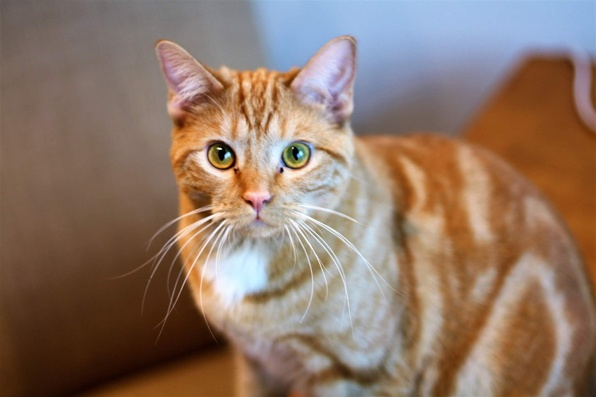
#> input picture Dictionary Learning/Images/cat.JPG, 596 x 397 px, shrunk from 2048 x 1365 before the run
$ jupyter execute --allow-errors 'BLOCK Picture Test.ipynb'   (shell and % lines are left out)
#> lines starting #> are read from the running program, lines starting #| are printed output that depends on the picture
[cell 1]
from IPython.core.display import display, HTML
display(HTML("<style>.container { width:100% !important; }</style>"))

[cell 2]
import numpy as np
from numpy.linalg import norm
import matplotlib.pyplot as plt
from skimage.io import imread
from skimage.measure import block_reduce
from sklearn.preprocessing import normalize
from numpy.random import randn, rand, permutation

import helperFunctions as hf

[cell 3]
# Size for dictionary blocks
block = 12

# # %% Load data and reshape
downScale = 6
cat = imread('Images/cat.JPG', as_gray=True)
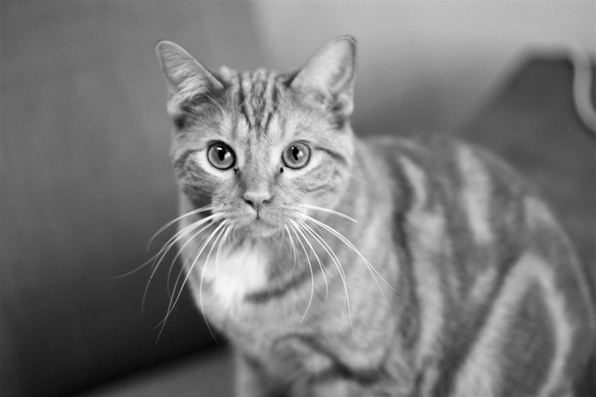
#> cat: shape (397, 596) float64; min 0, max 0.999, mean 0.48
cat = block_reduce(cat, block_size=(downScale, downScale))
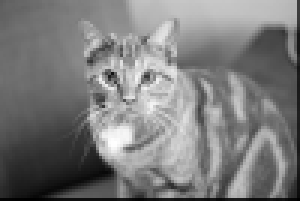
#> cat: shape (67, 100) float64 (shown 3 times larger); min 0.242, max 34.51, mean 17; drawn with min black and max white
H, W = cat.shape
#> H = 67; W = 100
H = block * (H // block)
#> H = 60
W = block * (W // block)
#> W = 96
cat = cat[:H, :W]
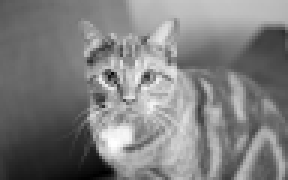
#> cat: shape (60, 96) float64 (shown 3 times larger); min 1.48, max 34.51, mean 18; drawn with min black and max white

flo = imread('Images/flower.JPG', as_gray=True)
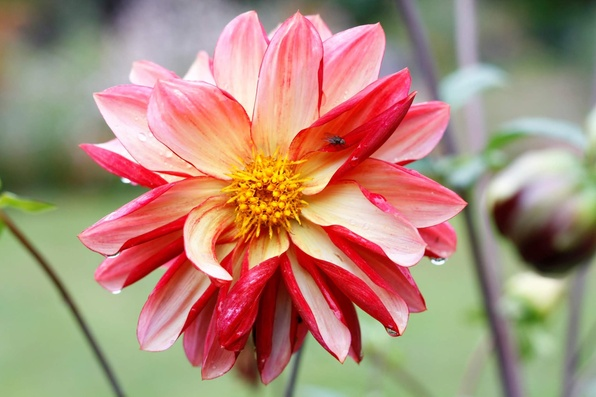
#> input picture Dictionary Learning/Images/flower.JPG, 596 x 397 px, shrunk from 2048 x 1365 before the run
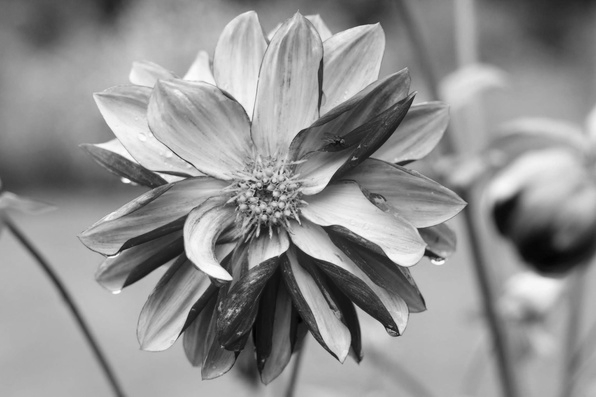
#> flo: shape (397, 596) float64; min 0.00917, max 0.999, mean 0.568
flo = block_reduce(flo, block_size=(downScale, downScale))[:H,:W]
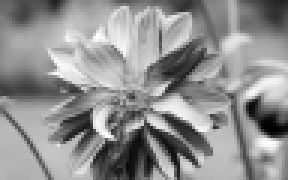
#> flo: shape (60, 96) float64 (shown 3 times larger); min 0.862, max 35.15, mean 20.3; drawn with min black and max white

downScale = 10
duck = imread('Images/duck.JPG', as_gray=True)
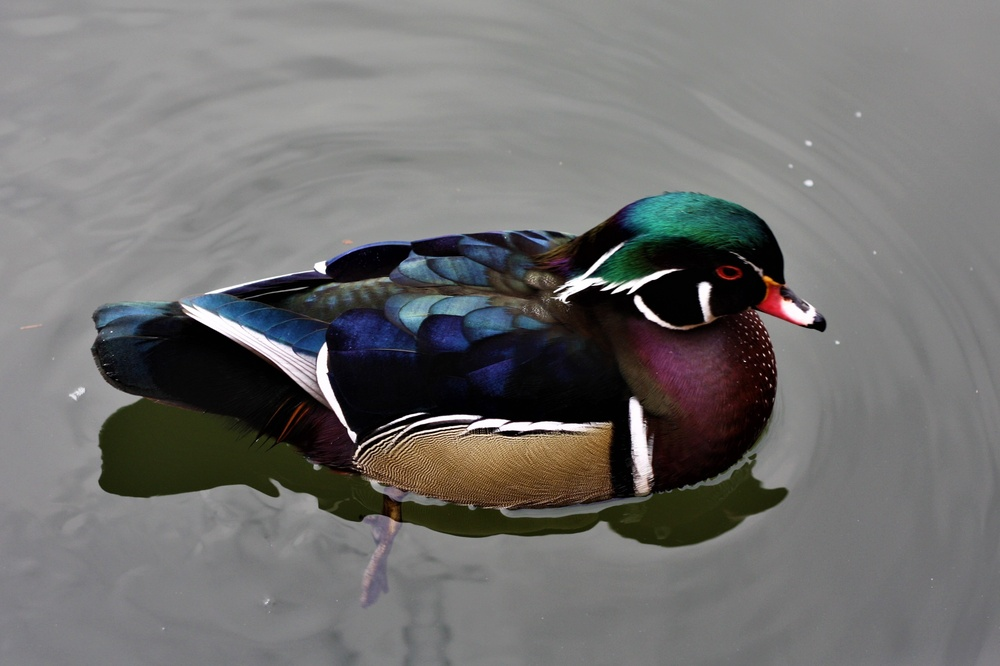
#> input picture Dictionary Learning/Images/duck.JPG, 1000 x 666 px, shrunk from 3435 x 2286 before the run
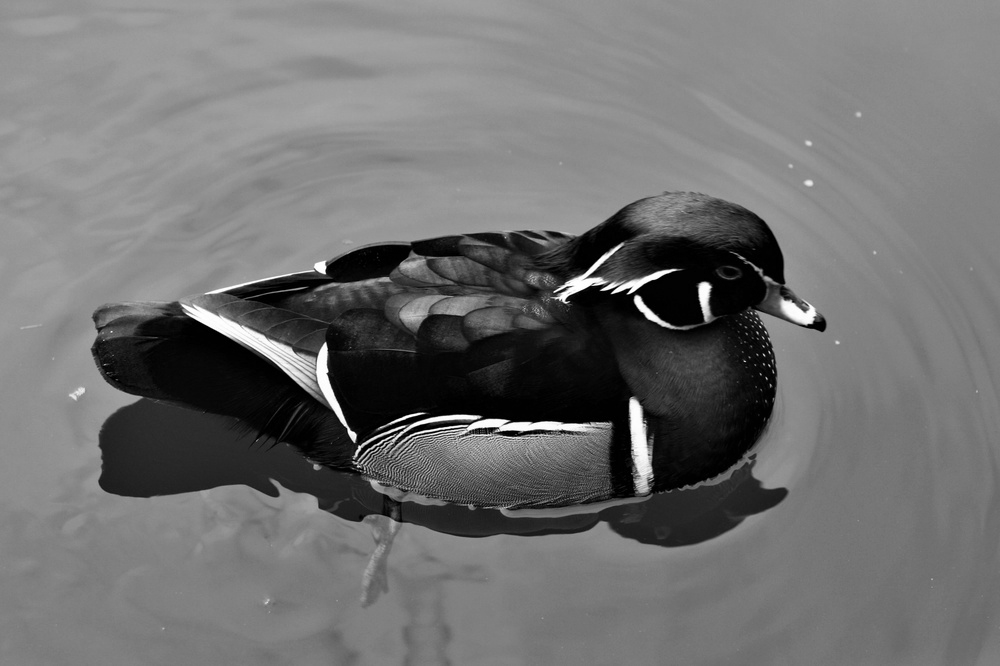
#> duck: shape (666, 1000) float64; min 0, max 1, mean 0.441
duck = block_reduce(duck, block_size=(downScale, downScale))[:H,:W]
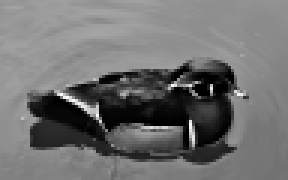
#> duck: shape (60, 96) float64 (shown 3 times larger); min 0.411, max 98.08, mean 43.5; drawn with min black and max white

print('Blocks/image: ',int((H/block)*(W/block)))
#| Blocks/image:  40
